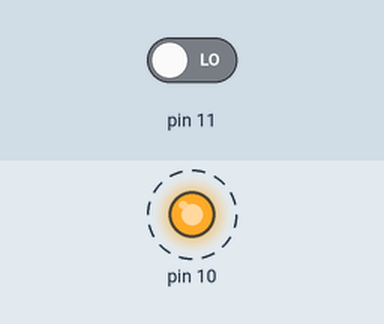
A sketch run on a simulated Arduino Uno, built with avr-gcc and run on an emulated ATmega328P. Shown: output pins drawn as LEDs (lit = HIGH). Dashed ring = blinking. Inputs (shaded band) come from the test bench; at power-on: pin 11 LOW. What the sketch prints to the serial monitor is not drawn.

Above: at 0.5 s.
Timing chart, 0 to 4.6 s (numbered marks = the images above):
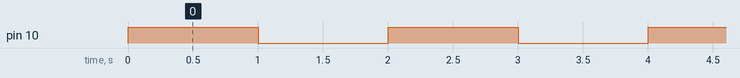

Measured:
- by itself, pin 10: alternates HIGH for 1.0 s and LOW for 1.0 s

The sketch:

SquareWaveSimulator.ino
```cpp
int State;

void setup() {
  Serial.begin(9600);
  pinMode(11, INPUT);
  pinMode(10, OUTPUT);
  }

void loop() {
  digitalWrite(10, HIGH);
  wait();
  getState();
  digitalWrite(10, LOW);
  wait();
  getState();
  }

void getState(){
  State = digitalRead(11);
  Serial.println(State);
  }

void wait(){
  delay(1000);
}
```
